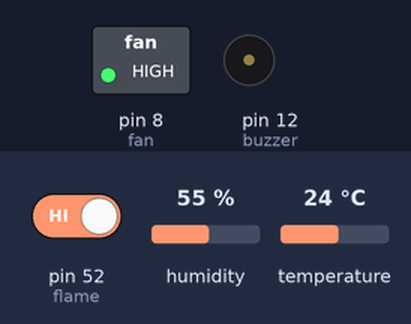
Recording of a sketch running on a simulated Arduino Mega 2560, built with avr-gcc and run on an emulated ATmega2560. Parts: switched loads named in the sketch (green lamp = pin HIGH), buzzer (waves = sounding, pin HIGH). The test bench sets the inputs (shaded band); at power-on: humidity 55 %, pin 52 (flame) HIGH, temperature 24 °C. What the sketch prints to the serial monitor is not drawn.

Above: at 1.2 s.
1.3 s: humidity set to 52 %
3.2 s: humidity set to 49 %
At 4.8 s:
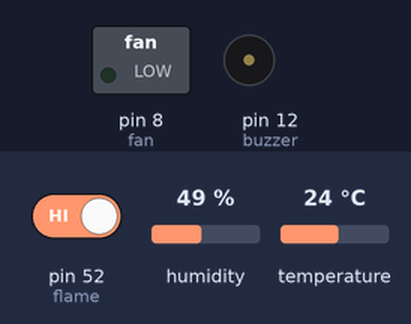
5.5 s: pin 52 (flame) driven LOW
At 6.2 s:
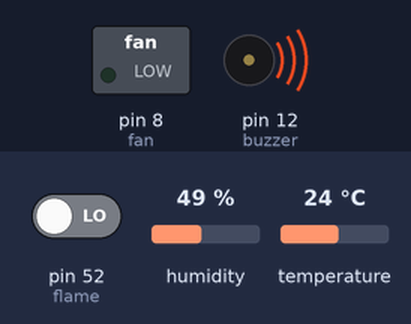
7.0 s: pin 52 (flame) driven HIGH
At 7.5 s:
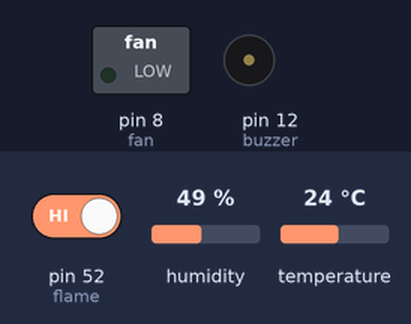
8.5 s: humidity set to 68 %
At 10.6 s:
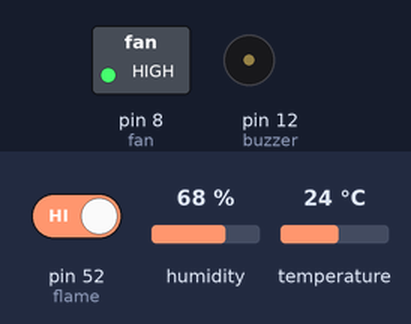
11.6 s: temperature set to 39 °C
13.4 s: temperature set to 42 °C
At 14.9 s:
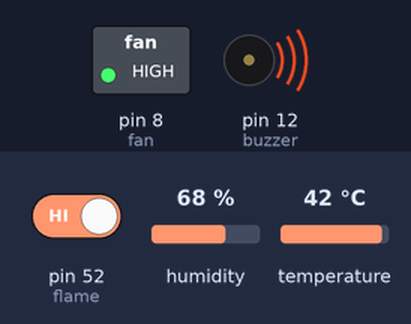
Timing chart, 0 to 16.4 s (numbered marks = the images above; inputs shaded):
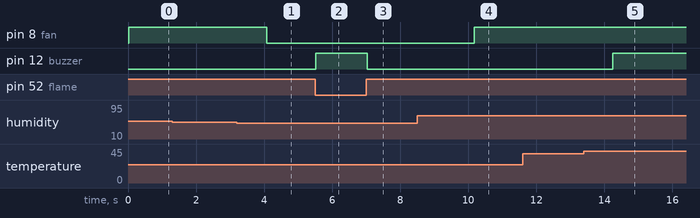

Measured:
- the behaviour switches between 51 and 50 % on humidity (found by bisection; images 0 and 1)
- the behaviour switches between 40 and 41 °C on temperature (found by bisection; images 4 and 5)
- after the input at 3.2 s, pin 8 (fan): HIGH → LOW after 0.88 s
- after the input at 5.5 s, pin 12 (buzzer): LOW → HIGH at once
- after the input at 7.0 s, pin 12 (buzzer): HIGH → LOW at once
- after the input at 8.5 s, pin 8 (fan): LOW → HIGH after 1.7 s
- after the input at 13.4 s, pin 12 (buzzer): LOW → HIGH after 0.85 s

The sketch:

FlameAndDHT11.ino
```cpp
#include <Adafruit_Sensor.h>
#include <DHT.h>
#include <DHT_U.h>

#define dhtpin 50
#define dhttype DHT11

DHT dht(dhtpin,dhttype);

#define flame 52
#define buzzer 12

#define fan 8

void setup(){

  pinMode(flame,INPUT);
  pinMode(buzzer,OUTPUT);
  pinMode(fan,OUTPUT);
  dht.begin();
  Serial.begin(9600);

  }

void loop(){
  flameanddht();
  }
void flameanddht(){
   float h = dht.readHumidity();
   float t = dht.readTemperature();
   int val = digitalRead(flame);
   Serial.println(h);
   Serial.println(t);
   Serial.println(val);
   if(val == LOW || t > 40){
      digitalWrite(buzzer,HIGH);
       }
   else if(h > 50){
      digitalWrite(fan,HIGH);
      }
   else{
      digitalWrite(buzzer,LOW);
      digitalWrite(fan,LOW);
     }
    }
```
